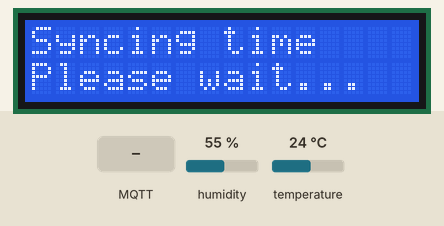
Simulated run of this program. Board: ESP32. Parts: 16×2 character LCD. The test bench sets the inputs (shaded band); at power-on: humidity 55 %, temperature 24 °C. WiFi joins after 1.5 s; servers stay silent unless stated; the local clock reads 2024-03-15 10:24:30 at power-on unless the program sets it; random numbers use the default seed unless the program sets one; EEPROM starts erased; no MQTT or app messages arrive unless stated; what the program prints to the serial monitor is not drawn.

Above: at 2.3 s.
3.6 s: MQTT message "1" arrives on the third subscribed topic
At 4.6 s:
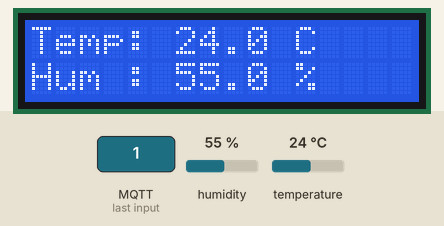
5.2 s: MQTT message "1" arrives on the first subscribed topic
6.7 s: MQTT message "on" arrives on the first subscribed topic
Timing chart, 0 to 9.7 s (numbered marks = the images above; inputs shaded):
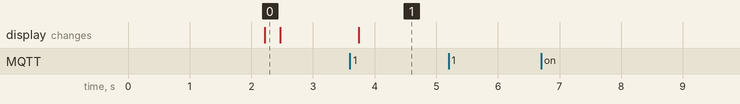

Measured:
- after the input at 3.6 s, the display: changes after 0.14 s (image 1)
- after the input at 5.2 s, every drawn part: stays the same
- after the input at 6.7 s, every drawn part: stays the same

The program:

main.cpp
```cpp
#include <Adafruit_AHTX0.h>
#include <Arduino.h>
#include <ArduinoJson.h>
#include <EEPROM.h>
#include <LiquidCrystal_I2C.h>
#include <PubSubClient.h>
#include <WiFi.h>
#include <WiFiClientSecure.h>
#include <Wire.h>
#include <secrets.h>
#include <time.h>

namespace {
constexpr int EEPROM_SIZE = 8;
constexpr uint8_t AHT10_SCL_PIN = 27;
constexpr uint8_t AHT10_SDA_PIN = 25;
constexpr uint8_t COMPONENT_INDEX = 1;
constexpr uint8_t LCD_I2C_ADDRESS = 0x27;
constexpr uint8_t LCD_COLUMNS = 16;
constexpr uint8_t LCD_ROWS = 2;

constexpr unsigned long DEFAULT_HEARTBEAT_INTERVAL_SECONDS = 60;
constexpr unsigned long MIN_HEARTBEAT_INTERVAL_SECONDS = 1;
constexpr unsigned long MAX_HEARTBEAT_INTERVAL_SECONDS = 6000;

constexpr char TOPIC_TYPE_STATUS[] = "status";
constexpr char TOPIC_TYPE_CONFIG[] = "config";
constexpr char TOPIC_TYPE_HEALTH[] = "controllerhealth";
constexpr char TOPIC_ACTION_GET[] = "get";

constexpr long GMT_OFFSET_SEC = 0;
constexpr int DAYLIGHT_OFFSET_SEC = 0;
}  // namespace

const char* ssid = WIFI_SSID;
const char* password = WIFI_PASSWORD;

const char* mqttServer = MQTT_SERVER;
const int mqttPort = MQTT_PORT;
const char* mqttUser = MQTT_USERNAME;
const char* mqttPassword = MQTT_PASSWORD;

WiFiClientSecure wifiClient;
PubSubClient mqttClient(wifiClient);
Adafruit_AHTX0 aht;
LiquidCrystal_I2C lcd(LCD_I2C_ADDRESS, LCD_COLUMNS, LCD_ROWS);

char deviceId[32];
char topicStatus[96];
char topicStatusGet[96];
char topicConfig[96];
char topicConfigGet[96];
char topicConfigSet[96];
char topicHealth[96];

unsigned long heartbeatIntervalSeconds = DEFAULT_HEARTBEAT_INTERVAL_SECONDS;
float lastTemperature = NAN;
float lastHumidity = NAN;
String lastReadingTimestamp = "unknown";

unsigned long lastHeartbeatPublishAtMs = 0;

uint16_t getOrCreateDeviceSuffix() {
  uint16_t value;
  EEPROM.begin(EEPROM_SIZE);
  EEPROM.get(0, value);

  if (value == 0xFFFF || value == 0) {
    value = static_cast<uint16_t>(esp_random());
    EEPROM.put(0, value);
    EEPROM.commit();
  }

  return value;
}

unsigned long clampUnsignedLong(unsigned long value, unsigned long minValue,
                                unsigned long maxValue) {
  if (value < minValue) return minValue;
  if (value > maxValue) return maxValue;
  return value;
}

String getCurrentTimestamp() {
  struct tm timeInfo;
  if (!getLocalTime(&timeInfo)) {
    return "unknown";
  }

  struct timeval now;
  gettimeofday(&now, nullptr);

  char buffer[32];
  snprintf(buffer, sizeof(buffer), "%04d-%02d-%02dT%02d:%02d:%02d.%03ldZ",
           timeInfo.tm_year + 1900, timeInfo.tm_mon + 1, timeInfo.tm_mday,
           timeInfo.tm_hour, timeInfo.tm_min, timeInfo.tm_sec,
           now.tv_usec / 1000);

  return String(buffer);
}

void setDeviceId() {
  const uint16_t suffix = getOrCreateDeviceSuffix();
  snprintf(deviceId, sizeof(deviceId), "esp32-%04X", suffix);
  Serial.print("deviceId: ");
  Serial.println(deviceId);
}

void buildTopics() {
  snprintf(topicStatus, sizeof(topicStatus), "%s/%u/%s", deviceId,
           COMPONENT_INDEX, TOPIC_TYPE_STATUS);
  snprintf(topicStatusGet, sizeof(topicStatusGet), "%s/%u/%s/%s", deviceId,
           COMPONENT_INDEX, TOPIC_TYPE_STATUS, TOPIC_ACTION_GET);
  snprintf(topicConfig, sizeof(topicConfig), "%s/%u/%s", deviceId,
           COMPONENT_INDEX, TOPIC_TYPE_CONFIG);
  snprintf(topicConfigGet, sizeof(topicConfigGet), "%s/%u/%s/%s", deviceId,
           COMPONENT_INDEX, TOPIC_TYPE_CONFIG, TOPIC_ACTION_GET);
  snprintf(topicConfigSet, sizeof(topicConfigSet), "%s/%u/%s/set", deviceId,
           COMPONENT_INDEX, TOPIC_TYPE_CONFIG);
  snprintf(topicHealth, sizeof(topicHealth), "%s/%u/%s", deviceId,
           COMPONENT_INDEX, TOPIC_TYPE_HEALTH);
}

bool publishJson(const char* topic, JsonDocument& doc, bool retain = true) {
  doc["timestamp"] = getCurrentTimestamp();

  char payload[384];
  const size_t payloadLength = serializeJson(doc, payload, sizeof(payload));
  if (payloadLength == 0 || payloadLength >= sizeof(payload) - 1) {
    Serial.print("Message too large to serialize safely [");
    Serial.print(topic);
    Serial.println("]");
    return false;
  }

  const bool published = mqttClient.publish(topic, payload, retain);
  if (published) {
    Serial.print("Message PUBLISHED [");
    Serial.print(topic);
    Serial.print("]: ");
    Serial.println(String(payload));
  } else {
    Serial.print("Message failed to publish [");
    Serial.print(topic);
    Serial.print("] payloadLength=");
    Serial.println(payloadLength);
  }

  return published;
}

void publishConfig() {
  JsonDocument doc;
  doc["type"] = TOPIC_TYPE_CONFIG;

  JsonObject message = doc["message"].to<JsonObject>();
  message["heartbeatIntervalSeconds"] = heartbeatIntervalSeconds;
  message["heartbeatIntervalMinSeconds"] = MIN_HEARTBEAT_INTERVAL_SECONDS;
  message["heartbeatIntervalMaxSeconds"] = MAX_HEARTBEAT_INTERVAL_SECONDS;
  message["heartbeatIntervalDefaultSeconds"] =
      DEFAULT_HEARTBEAT_INTERVAL_SECONDS;

  publishJson(topicConfig, doc, true);
}

void publishHealth() {
  JsonDocument doc;
  doc["type"] = TOPIC_TYPE_HEALTH;

  JsonObject message = doc["message"].to<JsonObject>();
  message["ipAddress"] = WiFi.localIP().toString();
  message["online"] = true;
  message["lastReadingAt"] = lastReadingTimestamp;
  message["heartbeatIntervalSeconds"] = heartbeatIntervalSeconds;

  publishJson(topicHealth, doc, true);
}

void publishStatus(bool retain = false) {
  if (isnan(lastTemperature) || isnan(lastHumidity)) {
    return;
  }

  JsonDocument doc;
  doc["type"] = TOPIC_TYPE_STATUS;

  JsonObject message = doc["message"].to<JsonObject>();
  message["temperature"] = lastTemperature;
  message["humidity"] = lastHumidity;
  message["heartbeatIntervalSeconds"] = heartbeatIntervalSeconds;

  publishJson(topicStatus, doc, retain);
}

void updateLcd(const char* line1, const char* line2) {
  char paddedLine1[17];
  char paddedLine2[17];
  snprintf(paddedLine1, sizeof(paddedLine1), "%-16.16s", line1);
  snprintf(paddedLine2, sizeof(paddedLine2), "%-16.16s", line2);

  lcd.setCursor(0, 0);
  lcd.print(paddedLine1);
  lcd.setCursor(0, 1);
  lcd.print(paddedLine2);
}

void updateLcdWithReading() {
  if (isnan(lastTemperature) || isnan(lastHumidity)) {
    updateLcd("Sensor read fail", "Check wiring");
    return;
  }

  char line1[17];
  char line2[17];
  snprintf(line1, sizeof(line1), "Temp:%5.1f C", lastTemperature);
  snprintf(line2, sizeof(line2), "Hum :%5.1f %%", lastHumidity);
  updateLcd(line1, line2);
}

bool readSensor() {
  sensors_event_t humidityEvent;
  sensors_event_t temperatureEvent;

  aht.getEvent(&humidityEvent, &temperatureEvent);

  if (isnan(temperatureEvent.temperature) ||
      isnan(humidityEvent.relative_humidity)) {
    Serial.println("AHT10 read failed");
    updateLcdWithReading();
    return false;
  }

  lastTemperature = temperatureEvent.temperature;
  lastHumidity = humidityEvent.relative_humidity;
  lastReadingTimestamp = getCurrentTimestamp();
  updateLcdWithReading();
  return true;
}

void publishCurrentReading(bool refreshSensor) {
  if (refreshSensor && !readSensor()) {
    return;
  }

  publishStatus(false);
  publishHealth();
}

void connectWiFi() {
  Serial.print("Connecting to WiFi...");
  updateLcd("WiFi connecting", "Please wait...");
  WiFi.begin(ssid, password);

  while (WiFi.status() != WL_CONNECTED) {
    delay(1000);
    Serial.print(".");
  }

  Serial.println("\nWiFi connected!");
  Serial.print("IP Address: ");
  Serial.println(WiFi.localIP());
  updateLcd("WiFi connected", WiFi.localIP().toString().c_str());
}

void syncTime() {
  configTime(GMT_OFFSET_SEC, DAYLIGHT_OFFSET_SEC, "pool.ntp.org");
  struct tm timeInfo;
  while (!getLocalTime(&timeInfo)) {
    Serial.println("Waiting for NTP time");
    delay(500);
  }
  Serial.println("Time synchronized:");
  Serial.println(&timeInfo, "%Y-%m-%d %H:%M:%S");
}

void testDNS() {
  Serial.println("\nTesting DNS resolution for MQTT server...");
  IPAddress resolvedIP;
  if (WiFi.hostByName(mqttServer, resolvedIP)) {
    Serial.print("DNS resolved: ");
    Serial.println(resolvedIP);
  } else {
    Serial.println("DNS resolution failed!");
  }
}

void onConfigMessage(const JsonDocument& doc) {
  const JsonVariantConst message = doc["message"];
  if (message.isNull()) {
    publishConfig();
    return;
  }

  if (message["heartbeatIntervalSeconds"].is<unsigned long>()) {
    heartbeatIntervalSeconds =
        clampUnsignedLong(message["heartbeatIntervalSeconds"].as<unsigned long>(),
                          MIN_HEARTBEAT_INTERVAL_SECONDS,
                          MAX_HEARTBEAT_INTERVAL_SECONDS);
  } else if (message["heartbeatInterval"].is<unsigned long>()) {
    heartbeatIntervalSeconds =
        clampUnsignedLong(message["heartbeatInterval"].as<unsigned long>(),
                          MIN_HEARTBEAT_INTERVAL_SECONDS,
                          MAX_HEARTBEAT_INTERVAL_SECONDS);
  }

  publishConfig();
  publishHealth();
}

void mqttCallback(char* topic, byte* payload, unsigned int length) {
  Serial.print("Message RECEIVED [");
  Serial.print(topic);
  Serial.print("]: ");

  if (strcmp(topic, topicConfigGet) == 0) {
    Serial.println("(config get request)");
    publishConfig();
    return;
  }

  if (strcmp(topic, topicStatusGet) == 0) {
    Serial.println("(status get request)");
    publishCurrentReading(true);
    return;
  }

  String message;
  message.reserve(length);
  for (unsigned int i = 0; i < length; ++i) {
    message += static_cast<char>(payload[i]);
  }
  Serial.println(message);

  JsonDocument doc;
  const DeserializationError error = deserializeJson(doc, message);
  if (error) {
    Serial.print("deserializeJson() failed: ");
    Serial.println(error.c_str());
    return;
  }

  if (strcmp(topic, topicConfigSet) == 0) {
    onConfigMessage(doc);
  }
}

void connectMQTT() {
  while (!mqttClient.connected()) {
    Serial.println("Attempting MQTT connection...");
    updateLcd("MQTT connecting", deviceId);
    if (mqttClient.connect(deviceId, mqttUser, mqttPassword)) {
      mqttClient.subscribe(topicConfigSet);
      Serial.print("MQTT subscribed to ");
      Serial.println(topicConfigSet);
      mqttClient.subscribe(topicConfigGet);
      Serial.print("MQTT subscribed to ");
      Serial.println(topicConfigGet);
      mqttClient.subscribe(topicStatusGet);
      Serial.print("MQTT subscribed to ");
      Serial.println(topicStatusGet);
      Serial.println("MQTT connected!");
      updateLcd("MQTT connected", "Syncing state...");
      publishConfig();
      publishHealth();
      if (!isnan(lastTemperature) && !isnan(lastHumidity)) {
        publishStatus(false);
      }
      return;
    }

    Serial.print("failed. mqttClientState = ");
    Serial.println(mqttClient.state());
    updateLcd("MQTT failed", "Retrying...");
    delay(1000);
  }
}

void setupSensor() {
  if (!aht.begin(&Wire)) {
    Serial.println("Failed to initialize AHT10 sensor");
    lcd.init();
    lcd.backlight();
    updateLcd("AHT10 init fail", "Check wiring");
    while (true) {
      delay(1000);
    }
  }
}

void setupLcd() {
  lcd.init();
  lcd.backlight();
  updateLcd("ESP32 climate", "Starting...");
}

void setupI2c() {
  Wire.begin(AHT10_SDA_PIN, AHT10_SCL_PIN);
  Serial.print("I2C initialized. SDA=");
  Serial.print(AHT10_SDA_PIN);
  Serial.print(" SCL=");
  Serial.println(AHT10_SCL_PIN);
}

void setup() {
  Serial.begin(115200);

  setDeviceId();
  buildTopics();
  setupI2c();
  setupLcd();
  setupSensor();

  wifiClient.setInsecure();

  updateLcd("Starting WiFi", deviceId);
  connectWiFi();
  updateLcd("Syncing time", "Please wait...");
  syncTime();

  mqttClient.setServer(mqttServer, mqttPort);
  mqttClient.setCallback(mqttCallback);
  mqttClient.setBufferSize(512);

  publishCurrentReading(true);
  lastHeartbeatPublishAtMs = millis();
}

void loop() {
  if (WiFi.status() != WL_CONNECTED) {
    connectWiFi();
    syncTime();
  }

  if (!mqttClient.connected()) {
    testDNS();
    connectMQTT();
  }

  mqttClient.loop();

  const unsigned long now = millis();
  const unsigned long heartbeatIntervalMs = heartbeatIntervalSeconds * 1000UL;

  if (now - lastHeartbeatPublishAtMs >= heartbeatIntervalMs) {
    lastHeartbeatPublishAtMs = now;
    publishCurrentReading(true);
  }
}
```

secrets-example.h
```cpp
// Wi-Fi
#define WIFI_SSID "my-wifi"
#define WIFI_PASSWORD "my-wifi-password"

// MQTT
#define MQTT_SERVER "1234567890.s2.eu.hivemq.cloud"
#define MQTT_PORT 8883
#define MQTT_USERNAME "mqtt-username"
#define MQTT_PASSWORD "mqtt-password"
```
